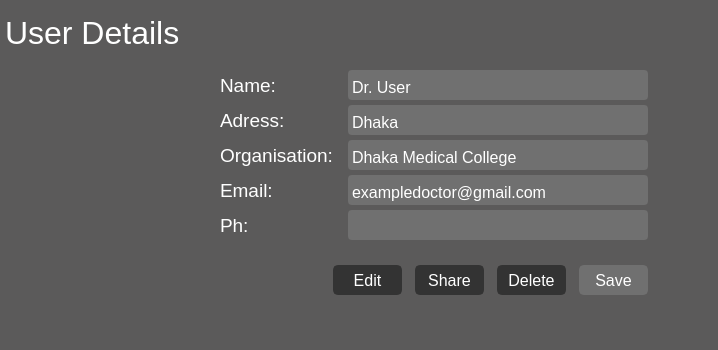
                   <widget class="QWidget" name="page_setting_contact">
                    <property name="styleSheet">
                     <string notr="true">background:rgb(91,90,90);</string>
                    </property>
                    <layout class="QVBoxLayout" name="verticalLayout_10">
                     <property name="spacing">
                      <number>0</number>
                     </property>
                     <property name="leftMargin">
                      <number>5</number>
                     </property>
                     <property name="topMargin">
                      <number>5</number>
                     </property>
                     <property name="rightMargin">
                      <number>5</number>
                     </property>
                     <property name="bottomMargin">
                      <number>5</number>
                     </property>
                     <item>
                      <widget class="QLabel" name="lab_setting_contact">
                       <property name="minimumSize">
                        <size>
                         <width>0</width>
                         <height>55</height>
                        </size>
                       </property>
                       <property name="maximumSize">
                        <size>
                         <width>16777215</width>
                         <height>55</height>
                        </size>
                       </property>
                       <property name="font">
                        <font>
                         <family>Segoe UI</family>
                         <pointsize>24</pointsize>
                        </font>
                       </property>
                       <property name="styleSheet">
                        <string notr="true">color:rgb(255,255,255);</string>
                       </property>
                       <property name="text">
                        <string>User Details</string>
                       </property>
                      </widget>
                     </item>
                     <item>
                      <widget class="QFrame" name="frame_setting_bottom">
                       <property name="frameShape">
                        <enum>QFrame::NoFrame</enum>
                       </property>
                       <property name="frameShadow">
                        <enum>QFrame::Plain</enum>
                       </property>
                       <layout class="QGridLayout" name="gridLayout_3">
                        <property name="leftMargin">
                         <number>5</number>
                        </property>
                        <property name="topMargin">
                         <number>5</number>
                        </property>
                        <property name="rightMargin">
                         <number>5</number>
                        </property>
                        <property name="bottomMargin">
                         <number>5</number>
                        </property>
                        <property name="spacing">
                         <number>5</number>
                        </property>
                        <item row="0" column="0">
                         <widget class="QLabel" name="lab_person_icon">
                          <property name="minimumSize">
                           <size>
                            <width>200</width>
                            <height>160</height>
                           </size>
                          </property>
                          <property name="maximumSize">
                           <size>
                            <width>200</width>
                            <height>160</height>
                           </size>
                          </property>
                          <property name="text">
                           <string/>
                          </property>
                          <property name="pixmap">
                           <pixmap>icons/1x/peopleAsset 62.png</pixmap>
                          </property>
                         </widget>
                        </item>
                        <item row="1" column="0">
                         <spacer name="verticalSpacer_3">
                          <property name="orientation">
                           <enum>Qt::Vertical</enum>
                          </property>
                          <property name="sizeHint" stdset="0">
                           <size>
                            <width>20</width>
                            <height>40</height>
                           </size>
                          </property>
                         </spacer>
                        </item>
                        <item row="0" column="1" rowspan="2">
                         <widget class="QFrame" name="frame_setting_field">
                          <property name="frameShape">
                           <enum>QFrame::NoFrame</enum>
                          </property>
                          <property name="frameShadow">
                           <enum>QFrame::Plain</enum>
                          </property>
                          <layout class="QGridLayout" name="gridLayout_4">
                           <property name="leftMargin">
                            <number>5</number>
                           </property>
                           <property name="topMargin">
                            <number>5</number>
                           </property>
                           <property name="rightMargin">
                            <number>5</number>
                           </property>
                           <property name="bottomMargin">
                            <number>5</number>
                           </property>
                           <property name="spacing">
                            <number>5</number>
                           </property>
                           <item row="10" column="3">
                            <spacer name="verticalSpacer_4">
                             <property name="orientation">
                              <enum>Qt::Vertical</enum>
                             </property>
                             <property name="sizeHint" stdset="0">
                              <size>
                               <width>20</width>
                               <height>40</height>
                              </size>
                             </property>
                            </spacer>
                           </item>
                           <item row="4" column="8">
                            <spacer name="horizontalSpacer_5">
                             <property name="orientation">
                              <enum>Qt::Horizontal</enum>
                             </property>
                             <property name="sizeHint" stdset="0">
                              <size>
                               <width>40</width>
                               <height>20</height>
                              </size>
                             </property>
                            </spacer>
                           </item>
                           <item row="9" column="8">
                            <spacer name="horizontalSpacer_6">
                             <property name="orientation">
                              <enum>Qt::Horizontal</enum>
                             </property>
                             <property name="sizeHint" stdset="0">
                              <size>
                               <width>40</width>
                               <height>20</height>
                              </size>
                             </property>
                            </spacer>
                           </item>
                           <item row="1" column="3">
                            <widget class="QLineEdit" name="line_setting_name">
                             <property name="enabled">
                              <bool>false</bool>
                             </property>
                             <property name="minimumSize">
                              <size>
                               <width>300</width>
                               <height>30</height>
                              </size>
                             </property>
                             <property name="maximumSize">
                              <size>
                               <width>400</width>
                               <height>30</height>
                              </size>
                             </property>
                             <property name="font">
                              <font>
                               <family>Segoe UI</family>
                               <pointsize>12</pointsize>
                              </font>
                             </property>
                             <property name="styleSheet">
                              <string notr="true">QLineEdit {
	color:rgb(255,255,255);
	border:2px solid rgb(51,51,51);
	border-radius:4px;
	background:rgb(51,51,51);
}

QLineEdit:disabled {
	color:rgb(255,255,255);
	border:2px solid rgb(112,112,112);
	border-radius:4px;
	background:rgb(112,112,112);
}</string>
                             </property>
                             <property name="text">
                              <string>Dr. User</string>
                             </property>
                             <property name="alignment">
                              <set>Qt::AlignBottom|Qt::AlignLeading|Qt::AlignLeft</set>
                             </property>
                            </widget>
                           </item>
                           <item row="3" column="0" colspan="3">
                            <widget class="QLabel" name="label_5">
                             <property name="font">
                              <font>
                               <family>Segoe UI</family>
                               <pointsize>14</pointsize>
                              </font>
                             </property>
                             <property name="styleSheet">
                              <string notr="true">color:rgb(255,255,255);</string>
                             </property>
                             <property name="text">
                              <string>Adress: </string>
                             </property>
                            </widget>
                           </item>
                           <item row="5" column="3">
                            <widget class="QLineEdit" name="line_setting_email">
                             <property name="enabled">
                              <bool>false</bool>
                             </property>
                             <property name="minimumSize">
                              <size>
                               <width>300</width>
                               <height>30</height>
                              </size>
                             </property>
                             <property name="maximumSize">
                              <size>
                               <width>400</width>
                               <height>30</height>
                              </size>
                             </property>
                             <property name="font">
                              <font>
                               <family>Segoe UI</family>
                               <pointsize>12</pointsize>
                              </font>
                             </property>
                             <property name="styleSheet">
                              <string notr="true">QLineEdit {
	color:rgb(255,255,255);
	border:2px solid rgb(51,51,51);
	border-radius:4px;
	background:rgb(51,51,51);
}

QLineEdit:disabled {
	color:rgb(255,255,255);
	border:2px solid rgb(112,112,112);
	border-radius:4px;
	background:rgb(112,112,112);
}</string>
                             </property>
                             <property name="text">
                              <string>exampledoctor@gmail.com</string>
                             </property>
                             <property name="alignment">
                              <set>Qt::AlignBottom|Qt::AlignLeading|Qt::AlignLeft</set>
                             </property>
                            </widget>
                           </item>
                           <item row="3" column="3">
                            <widget class="QLineEdit" name="line_setting_adress">
                             <property name="enabled">
                              <bool>false</bool>
                             </property>
                             <property name="minimumSize">
                              <size>
                               <width>300</width>
                               <height>30</height>
                              </size>
                             </property>
                             <property name="maximumSize">
                              <size>
                               <width>400</width>
                               <height>30</height>
                              </size>
                             </property>
                             <property name="font">
                              <font>
                               <family>Segoe UI</family>
                               <pointsize>12</pointsize>
                              </font>
                             </property>
                             <property name="styleSheet">
                              <string notr="true">QLineEdit {
	color:rgb(255,255,255);
	border:2px solid rgb(51,51,51);
	border-radius:4px;
	background:rgb(51,51,51);
}

QLineEdit:disabled {
	color:rgb(255,255,255);
	border:2px solid rgb(112,112,112);
	border-radius:4px;
	background:rgb(112,112,112);
}</string>
                             </property>
                             <property name="text">
                              <string>Dhaka</string>
                             </property>
                             <property name="alignment">
                              <set>Qt::AlignBottom|Qt::AlignLeading|Qt::AlignLeft</set>
                             </property>
                            </widget>
                           </item>
                           <item row="4" column="3">
                            <widget class="QLineEdit" name="line_setting_org">
                             <property name="enabled">
                              <bool>false</bool>
                             </property>
                             <property name="minimumSize">
                              <size>
                               <width>300</width>
                               <height>30</height>
                              </size>
                             </property>
                             <property name="maximumSize">
                              <size>
                               <width>400</width>
                               <height>30</height>
                              </size>
                             </property>
                             <property name="font">
                              <font>
                               <family>Segoe UI</family>
                               <pointsize>12</pointsize>
                              </font>
                             </property>
                             <property name="styleSheet">
                              <string notr="true">QLineEdit {
	color:rgb(255,255,255);
	border:2px solid rgb(51,51,51);
	border-radius:4px;
	background:rgb(51,51,51);
}

QLineEdit:disabled {
	color:rgb(255,255,255);
	border:2px solid rgb(112,112,112);
	border-radius:4px;
	background:rgb(112,112,112);
}</string>
                             </property>
                             <property name="text">
                              <string>Dhaka Medical College</string>
                             </property>
                             <property name="alignment">
                              <set>Qt::AlignBottom|Qt::AlignLeading|Qt::AlignLeft</set>
                             </property>
                            </widget>
                           </item>
                           <item row="7" column="0">
                            <widget class="QLabel" name="label_8">
                             <property name="font">
                              <font>
                               <family>Segoe UI</family>
                               <pointsize>14</pointsize>
                              </font>
                             </property>
                             <property name="styleSheet">
                              <string notr="true">color:rgb(255,255,255);</string>
                             </property>
                             <property name="text">
                              <string>Ph:</string>
                             </property>
                            </widget>
                           </item>
                           <item row="7" column="3">
                            <widget class="QLineEdit" name="line_setting_ph">
                             <property name="enabled">
                              <bool>false</bool>
                             </property>
                             <property name="minimumSize">
                              <size>
                               <width>300</width>
                               <height>30</height>
                              </size>
                             </property>
                             <property name="maximumSize">
                              <size>
                               <width>400</width>
                               <height>30</height>
                              </size>
                             </property>
                             <property name="font">
                              <font>
                               <family>Segoe UI</family>
                               <pointsize>12</pointsize>
                              </font>
                             </property>
                             <property name="styleSheet">
                              <string notr="true">QLineEdit {
	color:rgb(255,255,255);
	border:2px solid rgb(51,51,51);
	border-radius:4px;
	background:rgb(51,51,51);
}

QLineEdit:disabled {
	color:rgb(255,255,255);
	border:2px solid rgb(112,112,112);
	border-radius:4px;
	background:rgb(112,112,112);
}</string>
                             </property>
                            </widget>
                           </item>
                           <item row="1" column="0" colspan="3">
                            <widget class="QLabel" name="label">
                             <property name="font">
                              <font>
                               <family>Segoe UI</family>
                               <pointsize>14</pointsize>
                              </font>
                             </property>
                             <property name="styleSheet">
                              <string notr="true">color:rgb(255,255,255);</string>
                             </property>
                             <property name="text">
                              <string>Name: </string>
                             </property>
                            </widget>
                           </item>
                           <item row="5" column="0">
                            <widget class="QLabel" name="label_7">
                             <property name="font">
                              <font>
                               <family>Segoe UI</family>
                               <pointsize>14</pointsize>
                              </font>
                             </property>
                             <property name="styleSheet">
                              <string notr="true">color:rgb(255,255,255);</string>
                             </property>
                             <property name="text">
                              <string>Email:</string>
                             </property>
                            </widget>
                           </item>
                           <item row="4" column="0">
                            <widget class="QLabel" name="label_6">
                             <property name="font">
                              <font>
                               <family>Segoe UI</family>
                               <pointsize>14</pointsize>
                              </font>
                             </property>
                             <property name="styleSheet">
                              <string notr="true">color:rgb(255,255,255);</string>
                             </property>
                             <property name="text">
                              <string>Organisation:</string>
                             </property>
                            </widget>
                           </item>
                           <item row="9" column="0" colspan="7">
                            <widget class="QFrame" name="frame_3">
                             <property name="frameShape">
                              <enum>QFrame::NoFrame</enum>
                             </property>
                             <property name="frameShadow">
                              <enum>QFrame::Plain</enum>
                             </property>
                             <layout class="QHBoxLayout" name="horizontalLayout_25">
                              <property name="spacing">
                               <number>0</number>
                              </property>
                              <property name="leftMargin">
                               <number>100</number>
                              </property>
                              <property name="topMargin">
                               <number>0</number>
                              </property>
                              <property name="rightMargin">
                               <number>0</number>
                              </property>
                              <property name="bottomMargin">
                               <number>0</number>
                              </property>
                              <item>
                               <widget class="QPushButton" name="bn_setting_contact_edit">
                                <property name="sizePolicy">
                                 <sizepolicy hsizetype="Minimum" vsizetype="Fixed">
                                  <horstretch>0</horstretch>
                                  <verstretch>0</verstretch>
                                 </sizepolicy>
                                </property>
                                <property name="minimumSize">
                                 <size>
                                  <width>69</width>
                                  <height>30</height>
                                 </size>
                                </property>
                                <property name="maximumSize">
                                 <size>
                                  <width>69</width>
                                  <height>30</height>
                                 </size>
                                </property>
                                <property name="font">
                                 <font>
                                  <family>Segoe UI</family>
                                  <pointsize>12</pointsize>
                                 </font>
                                </property>
                                <property name="layoutDirection">
                                 <enum>Qt::LeftToRight</enum>
                                </property>
                                <property name="styleSheet">
                                 <string notr="true">QPushButton {
	border: 2px solid rgb(51,51,51);
	border-radius: 5px;	
	color:rgb(255,255,255);
	background-color: rgb(51,51,51);
}
QPushButton:hover {
	border: 2px solid rgb(0,143,150);
	background-color: rgb(0,143,150);
}
QPushButton:pressed {	
	border: 2px solid rgb(0,143,150);
	background-color: rgb(51,51,51);
}

QPushButton:disabled {	
	border-radius: 5px;	
	border: 2px solid rgb(112,112,112);
	background-color: rgb(112,112,112);
}</string>
                                </property>
                                <property name="text">
                                 <string>Edit</string>
                                </property>
                                <property name="iconSize">
                                 <size>
                                  <width>20</width>
                                  <height>20</height>
                                 </size>
                                </property>
                               </widget>
                              </item>
                              <item>
                               <widget class="QPushButton" name="bn_setting_contact_share">
                                <property name="minimumSize">
                                 <size>
                                  <width>69</width>
                                  <height>30</height>
                                 </size>
                                </property>
                                <property name="maximumSize">
                                 <size>
                                  <width>69</width>
                                  <height>30</height>
                                 </size>
                                </property>
                                <property name="font">
                                 <font>
                                  <family>Segoe UI</family>
                                  <pointsize>12</pointsize>
                                 </font>
                                </property>
                                <property name="styleSheet">
                                 <string notr="true">QPushButton {
	border: 2px solid rgb(51,51,51);
	border-radius: 5px;	
	color:rgb(255,255,255);
	background-color: rgb(51,51,51);
}
QPushButton:hover {
	border: 2px solid rgb(0,143,150);
	background-color: rgb(0,143,150);
}
QPushButton:pressed {	
	border: 2px solid rgb(0,143,150);
	background-color: rgb(51,51,51);
}

QPushButton:disabled {	
	border-radius: 5px;	
	border: 2px solid rgb(112,112,112);
	background-color: rgb(112,112,112);
}</string>
                                </property>
                                <property name="text">
                                 <string>Share</string>
                                </property>
                               </widget>
                              </item>
                              <item>
                               <widget class="QPushButton" name="bn_setting_contact_delete">
                                <property name="minimumSize">
                                 <size>
                                  <width>69</width>
                                  <height>30</height>
                                 </size>
                                </property>
                                <property name="maximumSize">
                                 <size>
                                  <width>69</width>
                                  <height>30</height>
                                 </size>
                                </property>
                                <property name="font">
                                 <font>
                                  <family>Segoe UI</family>
                                  <pointsize>12</pointsize>
                                 </font>
                                </property>
                                <property name="styleSheet">
                                 <string notr="true">QPushButton {
	border: 2px solid rgb(51,51,51);
	border-radius: 5px;	
	color:rgb(255,255,255);
	background-color: rgb(51,51,51);
}
QPushButton:hover {
	border: 2px solid rgb(112,0,0);
	background-color: rgb(112,0,0);
}
QPushButton:pressed {	
	border: 2px solid rgb(112,0,0);
	background-color: rgb(51,51,51);
}

QPushButton:disabled {	
	border-radius: 5px;	
	border: 2px solid rgb(112,112,112);
	background-color: rgb(112,112,112);
}</string>
                                </property>
                                <property name="text">
                                 <string>Delete</string>
                                </property>
                               </widget>
                              </item>
                              <item>
                               <widget class="QPushButton" name="bn_setting_contact_save">
                                <property name="enabled">
                                 <bool>false</bool>
                                </property>
                                <property name="minimumSize">
                                 <size>
                                  <width>69</width>
                                  <height>30</height>
                                 </size>
                                </property>
                                <property name="maximumSize">
                                 <size>
                                  <width>69</width>
                                  <height>30</height>
                                 </size>
                                </property>
                                <property name="font">
                                 <font>
                                  <family>Segoe UI</family>
                                  <pointsize>12</pointsize>
                                 </font>
                                </property>
                                <property name="styleSheet">
                                 <string notr="true">QPushButton {
	border: 2px solid rgb(51,51,51);
	border-radius: 5px;	
	color:rgb(255,255,255);
	background-color: rgb(51,51,51);
}
QPushButton:hover {
	border: 2px solid rgb(0,143,150);
	background-color: rgb(0,143,150);
}
QPushButton:pressed {	
	border: 2px solid rgb(0,143,150);
	background-color: rgb(51,51,51);
}

QPushButton:disabled {	
	border-radius: 5px;	
	border: 2px solid rgb(112,112,112);
	background-color: rgb(112,112,112);
}</string>
                                </property>
                                <property name="text">
                                 <string>Save</string>
                                </property>
                               </widget>
                              </item>
                             </layout>
                            </widget>
                           </item>
                           <item row="8" column="3">
                            <spacer name="horizontalSpacer_26">
                             <property name="orientation">
                              <enum>Qt::Horizontal</enum>
                             </property>
                             <property name="sizeHint" stdset="0">
                              <size>
                               <width>40</width>
                               <height>20</height>
                              </size>
                             </property>
                            </spacer>
                           </item>
                          </layout>
                         </widget>
                        </item>
                       </layout>
                      </widget>
                     </item>
                    </layout>
                   </widget>
